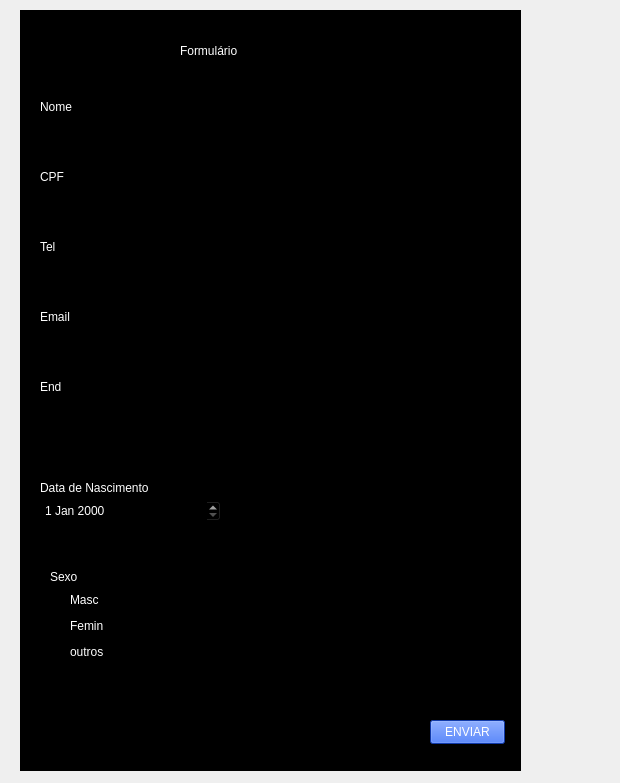
<?xml version="1.0" encoding="UTF-8"?>
<ui version="4.0">
 <class>Form</class>
 <widget class="QWidget" name="Form">
  <property name="geometry">
   <rect>
    <x>0</x>
    <y>0</y>
    <width>620</width>
    <height>783</height>
   </rect>
  </property>
  <property name="windowTitle">
   <string>Form</string>
  </property>
  <widget class="QFrame" name="frame_principalForm">
   <property name="geometry">
    <rect>
     <x>20</x>
     <y>10</y>
     <width>501</width>
     <height>761</height>
    </rect>
   </property>
   <property name="styleSheet">
    <string notr="true">background-color: rgb(0, 0, 0);
color: rgb(255, 255, 255);</string>
   </property>
   <property name="frameShape">
    <enum>QFrame::Shape::StyledPanel</enum>
   </property>
   <property name="frameShadow">
    <enum>QFrame::Shadow::Raised</enum>
   </property>
   <widget class="QFrame" name="formulrio">
    <property name="geometry">
     <rect>
      <x>150</x>
      <y>10</y>
      <width>191</width>
      <height>61</height>
     </rect>
    </property>
    <property name="styleSheet">
     <string notr="true">background-color: rgba(0, 0, 0, 0);</string>
    </property>
    <property name="frameShape">
     <enum>QFrame::Shape::StyledPanel</enum>
    </property>
    <property name="frameShadow">
     <enum>QFrame::Shadow::Raised</enum>
    </property>
    <layout class="QHBoxLayout" name="horizontalLayout">
     <item>
      <widget class="QLabel" name="Formulrio">
       <property name="styleSheet">
        <string notr="true">font: 700 italic 40pt &quot;Script&quot;;
background-color: rgba(0, 0, 0, 0);
color: rgb(255, 255, 255);

font: italic 24pt &quot;Segoe UI&quot;;
</string>
       </property>
       <property name="text">
        <string>Formulário</string>
       </property>
      </widget>
     </item>
    </layout>
   </widget>
   <widget class="QFrame" name="frame_CPF">
    <property name="geometry">
     <rect>
      <x>10</x>
      <y>150</y>
      <width>481</width>
      <height>64</height>
     </rect>
    </property>
    <property name="styleSheet">
     <string notr="true">background-color: rgba(0, 0, 0, 0);</string>
    </property>
    <property name="frameShape">
     <enum>QFrame::Shape::StyledPanel</enum>
    </property>
    <property name="frameShadow">
     <enum>QFrame::Shadow::Raised</enum>
    </property>
    <layout class="QFormLayout" name="formLayout">
     <item row="0" column="0">
      <widget class="QLabel" name="CPF">
       <property name="text">
        <string>CPF</string>
       </property>
      </widget>
     </item>
     <item row="1" column="0" colspan="2">
      <widget class="QLineEdit" name="line_cpf"/>
     </item>
    </layout>
   </widget>
   <widget class="QFrame" name="frame_Telefone">
    <property name="geometry">
     <rect>
      <x>10</x>
      <y>220</y>
      <width>481</width>
      <height>64</height>
     </rect>
    </property>
    <property name="styleSheet">
     <string notr="true">background-color: rgba(0, 0, 0, 0);</string>
    </property>
    <property name="frameShape">
     <enum>QFrame::Shape::StyledPanel</enum>
    </property>
    <property name="frameShadow">
     <enum>QFrame::Shadow::Raised</enum>
    </property>
    <layout class="QFormLayout" name="formLayout_3">
     <item row="0" column="0">
      <widget class="QLabel" name="Tel">
       <property name="text">
        <string>Tel</string>
       </property>
      </widget>
     </item>
     <item row="1" column="0" colspan="2">
      <widget class="QLineEdit" name="line_tel"/>
     </item>
    </layout>
   </widget>
   <widget class="QFrame" name="frame_Email">
    <property name="geometry">
     <rect>
      <x>10</x>
      <y>290</y>
      <width>481</width>
      <height>64</height>
     </rect>
    </property>
    <property name="styleSheet">
     <string notr="true">background-color: rgba(0, 0, 0, 0);</string>
    </property>
    <property name="frameShape">
     <enum>QFrame::Shape::StyledPanel</enum>
    </property>
    <property name="frameShadow">
     <enum>QFrame::Shadow::Raised</enum>
    </property>
    <layout class="QFormLayout" name="formLayout_5">
     <item row="0" column="0">
      <widget class="QLabel" name="Email">
       <property name="text">
        <string>Email</string>
       </property>
      </widget>
     </item>
     <item row="1" column="0" colspan="2">
      <widget class="QLineEdit" name="line_Email"/>
     </item>
    </layout>
   </widget>
   <widget class="QFrame" name="frame_6">
    <property name="geometry">
     <rect>
      <x>10</x>
      <y>360</y>
      <width>481</width>
      <height>64</height>
     </rect>
    </property>
    <property name="styleSheet">
     <string notr="true">background-color: rgba(0, 0, 0, 0);</string>
    </property>
    <property name="frameShape">
     <enum>QFrame::Shape::StyledPanel</enum>
    </property>
    <property name="frameShadow">
     <enum>QFrame::Shadow::Raised</enum>
    </property>
    <layout class="QFormLayout" name="formLayout_6">
     <item row="0" column="0">
      <widget class="QLabel" name="End">
       <property name="text">
        <string>End</string>
       </property>
      </widget>
     </item>
     <item row="1" column="0" colspan="2">
      <widget class="QLineEdit" name="line_End"/>
     </item>
    </layout>
   </widget>
   <widget class="QPushButton" name="pushButton">
    <property name="geometry">
     <rect>
      <x>410</x>
      <y>710</y>
      <width>75</width>
      <height>24</height>
     </rect>
    </property>
    <property name="styleSheet">
     <string notr="true">color: rgb(255, 255, 255);
background-color: rgb(23, 80, 236);</string>
    </property>
    <property name="text">
     <string>ENVIAR</string>
    </property>
   </widget>
   <widget class="QFrame" name="frame_Nome">
    <property name="geometry">
     <rect>
      <x>10</x>
      <y>80</y>
      <width>481</width>
      <height>64</height>
     </rect>
    </property>
    <property name="styleSheet">
     <string notr="true">background-color: rgba(0, 0, 0, 0);</string>
    </property>
    <property name="frameShape">
     <enum>QFrame::Shape::StyledPanel</enum>
    </property>
    <property name="frameShadow">
     <enum>QFrame::Shadow::Raised</enum>
    </property>
    <layout class="QFormLayout" name="formLayout_2">
     <item row="0" column="0">
      <widget class="QLabel" name="Nome">
       <property name="text">
        <string>Nome</string>
       </property>
      </widget>
     </item>
     <item row="1" column="0" colspan="2">
      <widget class="QLineEdit" name="line_nome"/>
     </item>
    </layout>
   </widget>
   <widget class="QFrame" name="frame_Sexo">
    <property name="geometry">
     <rect>
      <x>20</x>
      <y>550</y>
      <width>78</width>
      <height>114</height>
     </rect>
    </property>
    <property name="styleSheet">
     <string notr="true">background-color: rgba(0, 0, 0, 0);</string>
    </property>
    <property name="frameShape">
     <enum>QFrame::Shape::StyledPanel</enum>
    </property>
    <property name="frameShadow">
     <enum>QFrame::Shadow::Raised</enum>
    </property>
    <layout class="QFormLayout" name="formLayout_4">
     <item row="0" column="0">
      <widget class="QLabel" name="Sexo">
       <property name="text">
        <string>Sexo</string>
       </property>
      </widget>
     </item>
     <item row="1" column="0">
      <widget class="QRadioButton" name="btn_Masc">
       <property name="text">
        <string>Masc</string>
       </property>
      </widget>
     </item>
     <item row="2" column="0">
      <widget class="QRadioButton" name="btn_Femin">
       <property name="text">
        <string>Femin</string>
       </property>
      </widget>
     </item>
     <item row="3" column="0">
      <widget class="QRadioButton" name="btn_outros">
       <property name="text">
        <string>outros</string>
       </property>
      </widget>
     </item>
    </layout>
   </widget>
   <widget class="QLabel" name="label">
    <property name="geometry">
     <rect>
      <x>-2</x>
      <y>10</y>
      <width>501</width>
      <height>751</height>
     </rect>
    </property>
    <property name="text">
     <string/>
    </property>
    <property name="pixmap">
     <pixmap resource="img.qrc">:/icon/img.jpg</pixmap>
    </property>
    <property name="scaledContents">
     <bool>true</bool>
    </property>
   </widget>
   <widget class="QLabel" name="Data_nasc">
    <property name="geometry">
     <rect>
      <x>20</x>
      <y>470</y>
      <width>121</width>
      <height>16</height>
     </rect>
    </property>
    <property name="styleSheet">
     <string notr="true">background-color: rgba(0, 0, 0, 0);</string>
    </property>
    <property name="text">
     <string>Data de Nascimento</string>
    </property>
   </widget>
   <widget class="QDateEdit" name="dateEdit">
    <property name="geometry">
     <rect>
      <x>20</x>
      <y>490</y>
      <width>181</width>
      <height>22</height>
     </rect>
    </property>
   </widget>
   <zorder>label</zorder>
   <zorder>formulrio</zorder>
   <zorder>frame_CPF</zorder>
   <zorder>frame_Telefone</zorder>
   <zorder>frame_Email</zorder>
   <zorder>frame_6</zorder>
   <zorder>pushButton</zorder>
   <zorder>frame_Nome</zorder>
   <zorder>frame_Sexo</zorder>
   <zorder>Data_nasc</zorder>
   <zorder>dateEdit</zorder>
  </widget>
 </widget>
 <resources>
  <include location="img.qrc"/>
 </resources>
 <connections/>
</ui>
